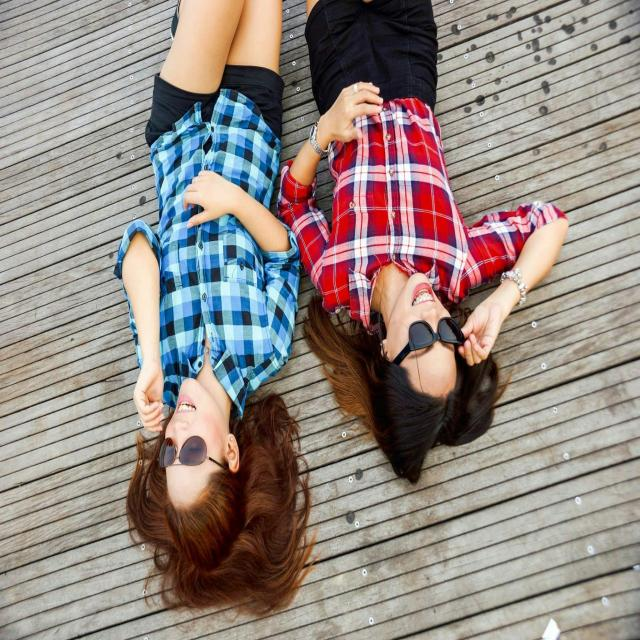
#> input picture data/images/train/pexels-photo-58592-1-_jpeg.rf.02b6375381f0281e86c306162b549806.jpg, 640 x 640 px; its folder holds only this picture in this run
$ python -i mask_to_polygon_v3.py   (imports and definitions only)
#> lines starting #> are read from the running program, lines starting #| are printed output that depends on the picture; after the words box and inside, x2 and y2 are one past the last pixel; in counts of white or black regions, pixels touching at a corner belong together
import cv2
import os
import numpy as np


# [56 lines left out: function contours_join, not called in this run]


def group_child_contours_with_parent(hierarchy):
    """
    returns:
        {
            parent_key: {
                "parent": parent_key,
                "child": [child_keys]
            }
        }
    """
    groups = {}
    for i, h in enumerate(hierarchy.squeeze()):
        parent_index = h[3]
        if parent_index != -1:
            if groups.get(parent_index) is not None:
                groups[parent_index]["child"].append(i)
            else:
                groups[parent_index] = {"parent": parent_index, "child": [i]}
        else:
            if groups.get(i) is not None:
                groups[i]["parent"] = i
            else:
                groups[i] = {"parent": i, "child": []}
    return groups

# [13 lines left out: function convert_yolo_label_to_mask, not called in this run]

def convert_mask_to_yolo_seg_label(mask_path):
    label_str, test_mask = "", None
    mask = cv2.imread(mask_path, cv2.IMREAD_GRAYSCALE)
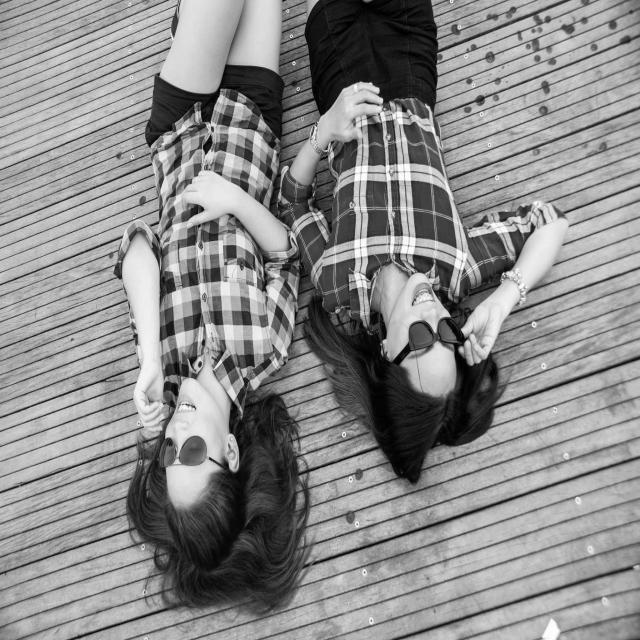
#> mask: shape (640, 640); min 0, max 255, mean 139.7
    height, width = mask.shape
#> height = 640; width = 640
    _, thresh = cv2.threshold(mask, 127, 255, 0)
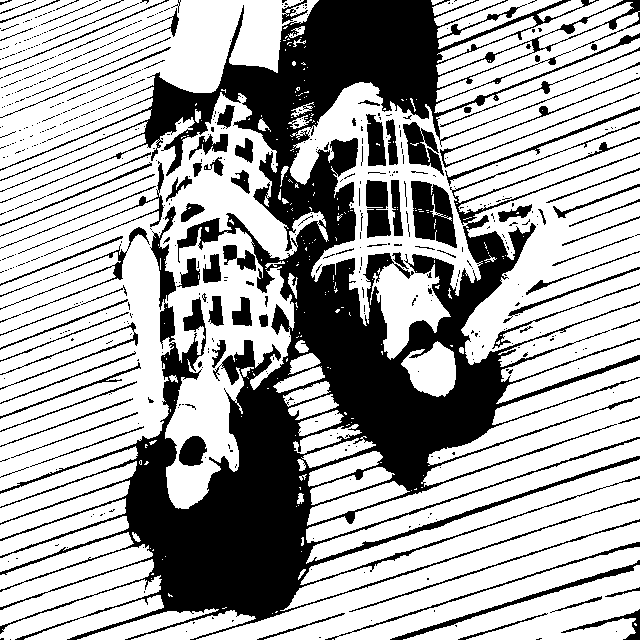
#> thresh: shape (640, 640); 66.2% white; 609 black regions (500 under 20 px)
    contours, hierarchy = cv2.findContours(thresh, cv2.RETR_EXTERNAL, cv2.CHAIN_APPROX_SIMPLE)
#> contours = 231 contours, 182 with area under 20; largest, box (x1, y1, x2, y2) and area: (0, 0, 329, 509) 110453, (290, 38, 640, 382) 66294, (196, 459, 640, 640) 29788, (306, 378, 640, 543) 12128, (0, 532, 164, 640) 10466
    if not contours:
        return label_str, test_mask
    test_mask = np.zeros((height, width), dtype=np.uint8) # Test mask
    if hierarchy.shape[1] > 1: # More than 1 contour
        contour_groups = group_child_contours_with_parent(hierarchy)
#> the loop in group_child_contours_with_parent, `for i, h in enumerate(hierarchy.squeeze()):` made 231 passes
#> h on passes 1 to 3: [1, -1, -1, -1], [2, 0, -1, -1], [3, 1, -1, -1]
#> after the loop in group_child_contours_with_parent, `for i, h in enumerate(hierarchy.squeeze()):`: groups = 231 items
#> contour_groups = 231 items
        for contour_group in contour_groups.values():
            contour_label = ""
            parent_contour = contours[contour_group["parent"]]
            for child in contour_group["child"]:
                parent_contour = contours_join(parent_contour=parent_contour, child_contour=contours[child])
            contour_to_write = parent_contour.squeeze() # Coords in [[x, y]], [[x, y]] must remove 1 axis
            contour_to_write_list = contour_to_write.tolist()
            if len(contour_to_write_list) < 3:
                continue # Need at least 3 points to create the contour
            contour_to_write_list = filter(lambda c: isinstance(c, list), contour_to_write_list) # Filter, if contour not a list (only one point)
            for point in contour_to_write_list:
                contour_label += f" {round(float(point[0]) / float(width), 6)}"
                contour_label += f" {round(float(point[1])/ float(height), 6)}"
            if contour_label:
                label_str += f"0 {contour_label}\n"
            parent_contour = np.expand_dims(parent_contour, axis=0)
            cv2.drawContours(test_mask, parent_contour, -1, 255, -1)
#> this loop made 231 passes
#> contour_group on passes 2, 5, 6: {'parent': 1, 'child': []}, {'parent': 4, 'child': []}, {'parent': 5, 'child': []}
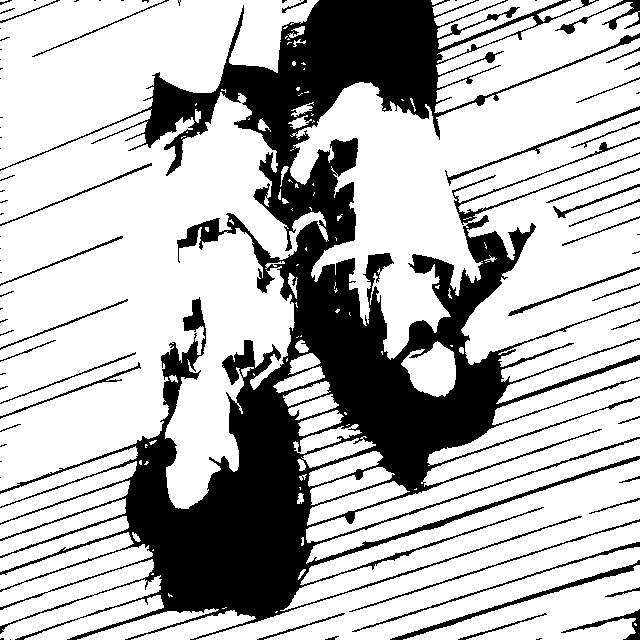
#> test_mask: shape (640, 640); 71.9% white; 80 black regions (41 under 20 px), largest, box (x1, y1, x2, y2) and area: (0, 0, 640, 640) 106419, (390, 560, 640, 640) 1161, (352, 542, 640, 632) 680
    else:
        contour_label = ""
        contour_to_write = (contours[0].squeeze())
        contour_to_write_list = contour_to_write.tolist()
        if len(contour_to_write_list) < 3:
            return label_str, test_mask
        contour_to_write_list = filter(lambda c: isinstance(c, list), contour_to_write_list) # Filter, if contour not a list
        for point in contour_to_write_list:
            contour_label += f" {round(float(point[0]) / float(width), 6)}"
            contour_label += f" {round(float(point[1])/ float(height), 6)}"
        if contour_label:
            label_str += f"0 {contour_label}\n"
        parent_contour = np.expand_dims(contour_to_write, axis=0)
        cv2.drawContours(test_mask, parent_contour, -1, 255, -1)
    label_str = label_str.rstrip()  # Remove last \n
    return label_str, test_mask

# [11 lines left out: function main, not called in this run]
        # [8 lines of commented-out code are left out]
# [1 line not run here, left out]

>>> result = convert_mask_to_yolo_seg_label('../data/images/train/pexels-photo-58592-1-_jpeg.rf.02b6375381f0281e86c306162b549806.jpg')
